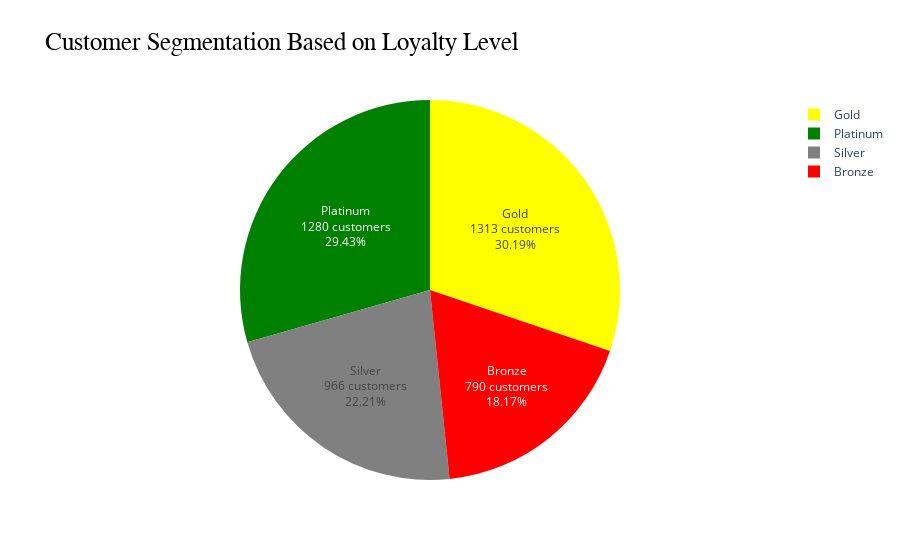

The cell this chart's notebook holds for it:
### Code cell
import plotly.graph_objects as go
colors_dics = {
    "Platinum": "green",
    "Gold": "yellow",
    "Silver": "gray",
    "Bronze": "red"
}

fig = go.Figure(
    data=[
        go.Pie(
            labels=final_report_1["Loyality_level"],
            values=final_report_1["No. of Buyers"],
            text=[
                f"{int(row['No. of Buyers'])} customers<br>{row['Percentage']}%"
                for _, row in final_report_1.iterrows()
            ],
            textinfo="label+text",
            hoverinfo="label+percent+value",
            marker=dict(colors=[colors_dics[level] for level in final_report_1["Loyality_level"]]),
            hole=0  # set to 0.4 if you want a donut chart
        )
    ]
)

fig.update_layout(
    title_text="Customer Segmentation Based on Loyalty Level",
    title_font=dict(size=25, family="Arial", color="black")
)

fig.show()

### Figure 1 — Plotly figure (JSON) as saved in the notebook; plotly's stock layout.template omitted (floating-point values rounded to 4 significant figures)
{"data": [{"hole": 0, "hoverinfo": "label+percent+value", "labels": ["Platinum", "Gold", "Silver", "Bronze"], "marker": {"colors": ["green", "yellow", "gray", "red"]}, "text": ["1280 customers<br>29.43%", "1313 customers<br>30.19%", "966 customers<br>22.21%", "790 customers<br>18.17%"], "textinfo": "label+text", "type": "pie", "values": [1280, 1313, 966, 790]}], "layout": {"title": {"font": {"color": "black", "family": "Arial", "size": 25}, "text": "Customer Segmentation Based on Loyalty Level"}}}
